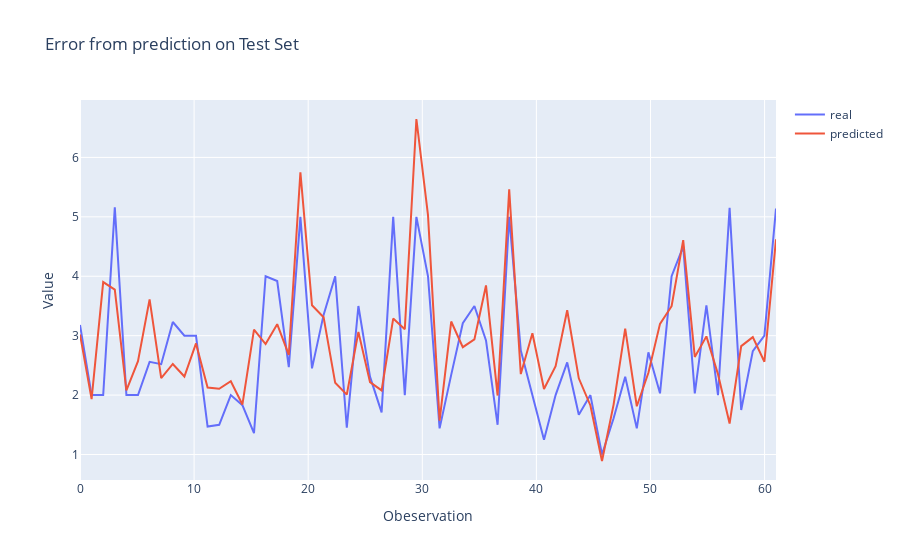

Notebook source saved alongside this figure:
### Code cell
X = tip2[["total_bill","size","sex","smoker"]]
y = tip2["tip"]

regressione_lineare(X,y)
